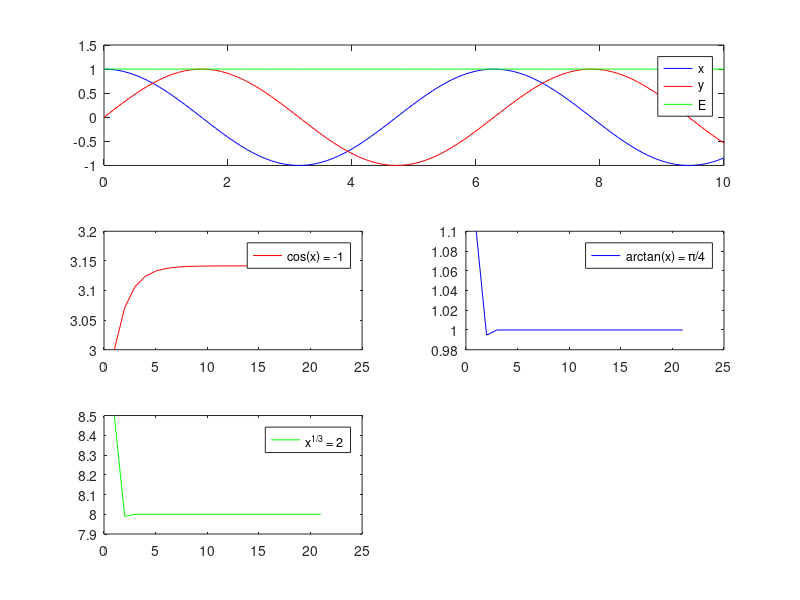

Reproduce this figure in MATLAB.
function HP
  A = [0 1; -1 0];
  x0 = [1; 0];

  res = trapez(x0, 0.1, 100, A);
  first = res(1,:);
  second = res(2,:);
  hold off
  subplot(3,2, [1 2])
  plot(0:0.1:10, first, 'b')
  hold on
  plot(0:0.1:10, second, 'r')

  dres = [];
  for i=1:length(res)
      d = A * res(:,i);
      dres = [dres d];
  end

  plot(0:0.1:10, sqrt(dres(1,:).^2 + dres(2,:).^2), 'g')

  legend('x', 'y', 'E')

  N = 20;

  subplot(3,2,3)
  n = newton(3, @(x) cos(x), @(x) -sin(x), -1, N);
  plot(n, 'r')
  legend('cos(x) = -1')

  subplot(3,2,4)
  n = newton(1.1, @(x) atan(x), @(x) (1/(x^2 + 1)), pi/4.0, N);
  plot(n, 'b')
  legend('arctan(x) = \pi/4')

  subplot(3,2,5)
  n = newton(8.5, @(x) x^(1/3), @(x) (x^(-2/3))/3.0, 2, N);
  plot(n, 'g')
  legend('x^{1/3} = 2')
end

function xs = trapez(x0, tau, N, A)
  xs = [ x0 ];
  E = eye(size(A));
  for k = 1:N
    T1 = E + (tau/2.0)*A;
    T2 = inv(E - (tau/2.0)*A);
    
    x = xs(:,k) \ (T2 * T1);

    xin = [x(1); x(2)];
    xs = [xs xin];
  end
end

function xs = newton(x0, f, df, y, N)
  xs = [ x0 ];

  for k = 1:N
      xk = xs(k);
      x = xk - ( (f(xk) - y)/df(xk) );
      xs = [xs x];
  end
end
